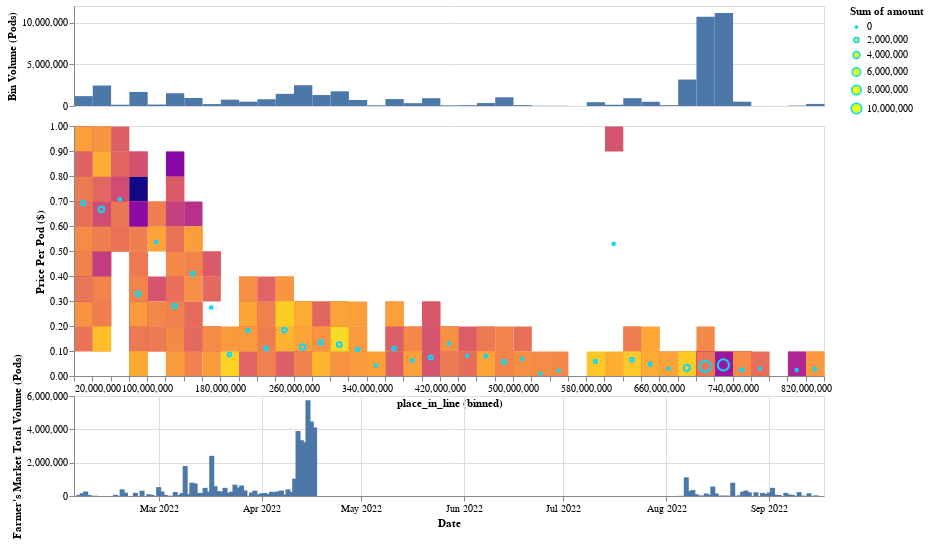

The cell this chart's notebook holds for it:
### Code cell
"""
Some notes: 
    ser why is vega-lite so hard ʕっ•ᴥ•ʔっ

    Cross filtering by temporal domain through an interval selection: 
        In order to have the separate time axis perform cross filtering to the histogram and heatmap plots, it is necessary 
        that the encoding (brush uses encoding x, and in time axis, the encoding spec for x is date:T) that is used in the 
        plot housing the selection also exists and is of the same type within the cross filtered chart. This is why the detail 
        encoding of the heatmap uses this same value. See the following github link for reference. 
        https://stackoverflow.com/questions/71249346/use-interval-selection-from-one-dataset-chart-to-filter-data-in-another-dataset
        Also it's a bit strange but if this encoding is made ordinal (i.e. date:O in the time axis x encoding) then the inclusion 
        of the detail encoding in the heatmap is not necessary. Tbh not sure why this is true but documenting nonetheless. 
        
    Filtering by selection when the selection's mapped encoding is binned:
        In this case, make sure not to use condition's for encodings as they don't accurately reflect binning. This could be rectified 
        with an explicit bin transform. See this issue: 
        https://stackoverflow.com/questions/60994128/how-to-click-on-square-of-heatmap-to-filter-linked-bar-chart-altair
"""

width = 750
sel_point = alt.selection_single(encodings=['x'], nearest=True, on="mouseover", clear="mouseout", empty="none")
sel_brush = alt.selection_interval(encodings=['x'])

base = alt.Chart(df_fills[['amount', 'place_in_line', 'price_per_pod', 'date']]
).transform_filter(sel_brush)

xbin = alt.Bin(extent=[df_fills.place_in_line.min(), df_fills.place_in_line.max()], maxbins=50)

histogram_place_in_line = base.mark_rect(
).encode(
    x=alt.X("place_in_line:Q", bin=xbin, axis=None), 
    y=alt.Y("sum(amount):Q", axis=alt.Axis(title="Bin Volume (Pods)")), 
    tooltip=alt.Tooltip("sum(amount)", format=",d"),
).properties(width=width, height=100)

heatmap_base = base.properties(width=width, height=250)
heatmap = heatmap_base.mark_rect(
).encode(
    x=alt.X("place_in_line:Q", bin=xbin), 
    y=alt.Y(
        "price_per_pod:Q", 
        scale=alt.Scale(domain=(0,1)), 
        bin=alt.Bin(extent=[0,1], step=.1), 
        axis=alt.Axis(title="Price Per Pod ($)")
    ), 
    color=alt.Color("sum(amount)", scale=alt.Scale(type="log", scheme="plasma")), 
    detail='date:T',
    tooltip=alt.Tooltip("sum(amount)", format=",d",)
)

yield_curve_base = heatmap_base.encode(
    x=alt.X("place_in_line:Q", bin=xbin), 
    y=alt.Y("mean(price_per_pod)"), 
    color=alt.value("#03dbfc"),
)
yield_curve_point_size = alt.Size("sum(amount)", scale=alt.Scale(range=[5, 125]))
# scatter plot of yield curve 
yield_curve_points = yield_curve_base.mark_point(
).encode(
    size=yield_curve_point_size,
    tooltip=alt.Tooltip("mean(price_per_pod)")
).add_selection(sel_point)
# single mark for currently selected point (to visually highlight selection) 
yield_curve_point_selected = yield_curve_base.mark_point(filled=True
).encode(size=yield_curve_point_size
).transform_filter(sel_point)
# single mark showing value of currently selected point
yield_curve_text = yield_curve_base.mark_text(dy=-15, fontSize=15, stroke="black", strokeWidth=.4
).encode(
    text=alt.Text('mean(price_per_pod):Q', format='.2f')
).transform_filter(sel_point)

time_axis = alt.Chart(df_vol_daily
).mark_bar(
).encode(
    x=alt.X('date:T', axis=alt.Axis(title="Date", format="%b %Y", tickCount=8)), 
    y=alt.Y('pod_volume:Q', axis=alt.Axis(title="Farmer's Market Total Volume (Pods)")), 
).properties(width=width, height=100
).add_selection(sel_brush)

c = alt.vconcat(
    histogram_place_in_line, 
    alt.layer(heatmap, yield_curve_points, yield_curve_point_selected, yield_curve_text), 
    bounds="flush"
) & time_axis
#c.save("../schemas/farmers_market_history.json")
c

### Figure 1 — Vega-Lite specification as saved in the notebook (floating-point values rounded to 4 significant figures; data arrays with more than 128 entries replaced by an {"elided": "..."} marker saying what was removed)
{"config": {"view": {"continuousWidth": 400, "continuousHeight": 300}}, "vconcat": [{"mark": "rect", "encoding": {"tooltip": {"aggregate": "sum", "field": "amount", "format": ",d", "type": "quantitative"}, "x": {"axis": null, "bin": {"extent": [24000000.0, 821400000.0], "maxbins": 50}, "field": "place_in_line", "type": "quantitative"}, "y": {"aggregate": "sum", "axis": {"title": "Bin Volume (Pods)"}, "field": "amount", "type": "quantitative"}}, "height": 100, "transform": [{"filter": {"selection": "selector002"}}], "width": 750}, {"layer": [{"mark": "rect", "encoding": {"color": {"aggregate": "sum", "field": "amount", "scale": {"scheme": "plasma", "type": "log"}, "type": "quantitative"}, "detail": {"field": "date", "type": "temporal"}, "tooltip": {"aggregate": "sum", "field": "amount", "format": ",d", "type": "quantitative"}, "x": {"bin": {"extent": [24000000.0, 821400000.0], "maxbins": 50}, "field": "place_in_line", "type": "quantitative"}, "y": {"axis": {"title": "Price Per Pod ($)"}, "bin": {"extent": [0, 1], "step": 0.1}, "field": "price_per_pod", "scale": {"domain": [0, 1]}, "type": "quantitative"}}, "height": 250, "transform": [{"filter": {"selection": "selector002"}}], "width": 750}, {"mark": "point", "encoding": {"color": {"value": "#03dbfc"}, "size": {"aggregate": "sum", "field": "amount", "scale": {"range": [5, 125]}, "type": "quantitative"}, "tooltip": {"aggregate": "mean", "field": "price_per_pod", "type": "quantitative"}, "x": {"bin": {"extent": [24000000.0, 821400000.0], "maxbins": 50}, "field": "place_in_line", "type": "quantitative"}, "y": {"aggregate": "mean", "field": "price_per_pod", "type": "quantitative"}}, "height": 250, "selection": {"selector001": {"type": "single", "encodings": ["x"], "nearest": true, "on": "mouseover", "clear": "mouseout", "empty": "none"}}, "transform": [{"filter": {"selection": "selector002"}}], "width": 750}, {"mark": {"type": "point", "filled": true}, "encoding": {"color": {"value": "#03dbfc"}, "size": {"aggregate": "sum", "field": "amount", "scale": {"range": [5, 125]}, "type": "quantitative"}, "x": {"bin": {"extent": [24000000.0, 821400000.0], "maxbins": 50}, "field": "place_in_line", "type": "quantitative"}, "y": {"aggregate": "mean", "field": "price_per_pod", "type": "quantitative"}}, "height": 250, "transform": [{"filter": {"selection": "selector002"}}, {"filter": {"selection": "selector001"}}], "width": 750}, {"mark": {"type": "text", "dy": -15, "fontSize": 15, "stroke": "black", "strokeWidth": 0.4}, "encoding": {"color": {"value": "#03dbfc"}, "text": {"aggregate": "mean", "field": "price_per_pod", "format": ".2f", "type": "quantitative"}, "x": {"bin": {"extent": [24000000.0, 821400000.0], "maxbins": 50}, "field": "place_in_line", "type": "quantitative"}, "y": {"aggregate": "mean", "field": "price_per_pod", "type": "quantitative"}}, "height": 250, "transform": [{"filter": {"selection": "selector002"}}, {"filter": {"selection": "selector001"}}], "width": 750}]}, {"data": {"name": "data-3c89553ba2391af38a3ce548f494e43a"}, "mark": "bar", "encoding": {"x": {"axis": {"format": "%b %Y", "tickCount": 8, "title": "Date"}, "field": "date", "type": "temporal"}, "y": {"axis": {"title": "Farmer's Market Total Volume (Pods)"}, "field": "pod_volume", "type": "quantitative"}}, "height": 100, "selection": {"selector002": {"type": "interval", "encodings": ["x"]}}, "width": 750}], "bounds": "flush", "data": {"name": "data-91b61502f0498f19f628f0776779dd7d"}, "$schema": "https://vega.github.io/schema/vega-lite/v4.17.0.json", "datasets": {"data-91b61502f0498f19f628f0776779dd7d": {"elided": "1505 records"}, "data-3c89553ba2391af38a3ce548f494e43a": {"elided": "224 records"}}}
